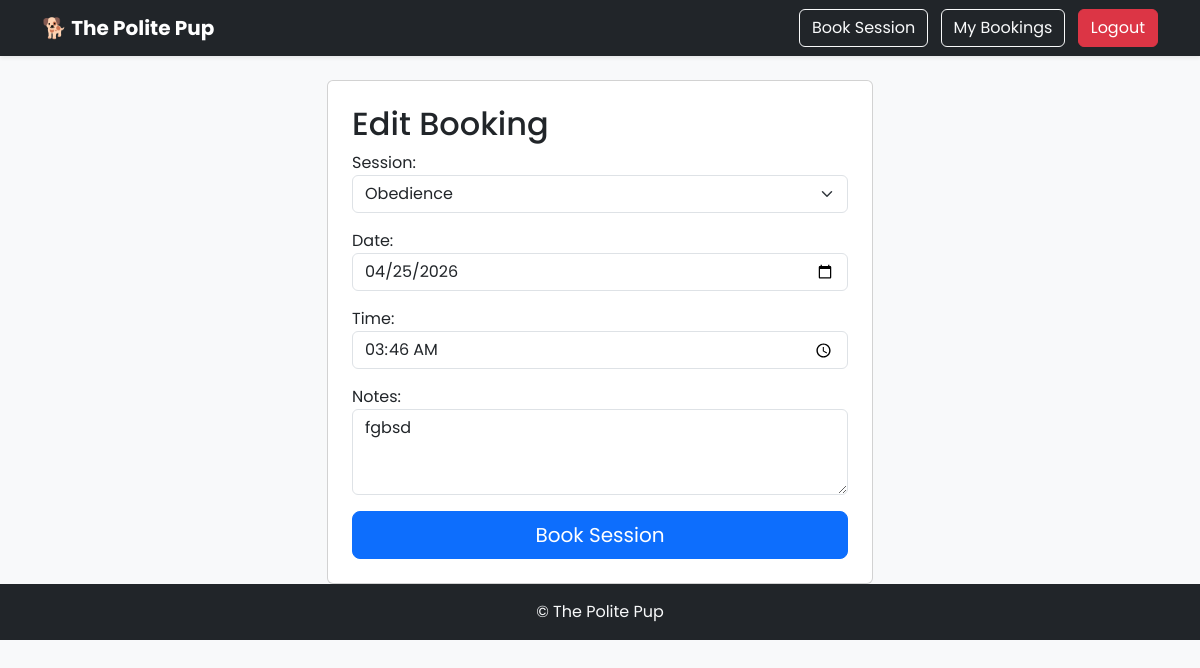
Page /edit/14/ (signed in) on the committed database.
### bookings/models.py (models this page shows, shortened)
class Booking(models.Model):
    user = models.ForeignKey(
        settings.AUTH_USER_MODEL,
        on_delete=models.CASCADE
    )
    session = models.ForeignKey(
        TrainingSession,
        on_delete=models.CASCADE
    )
    date = models.DateField()
    time = models.TimeField()
    notes = models.TextField()

### bookings/views.py (the view)
# urls.py: path('edit/<int:booking_id>/', edit_booking, name='edit_booking'),
@login_required
def edit_booking(request, booking_id):
    booking = get_object_or_404(
        Booking,
        id=booking_id,
        user=request.user
    )
    if request.method == 'POST':
        form = BookingForm(request.POST, instance=booking)
        if form.is_valid():
            form.save()
            return redirect('my_bookings')
    else:
        form = BookingForm(instance=booking)
    return render(
        request,
        'bookings/edit_booking.html',
        {'form': form}
    )

### bookings/forms.py (shortened to what this page needs)
class BookingForm(forms.ModelForm):
    class Meta:
        model = Booking
        fields = ["session", "date", "time", "notes"]
        widgets = {
            "session": forms.Select(attrs={"class": "form-select"}),
            "date": forms.DateInput(attrs={"type": "date", "class": "form-control"}),
            "time": forms.TimeInput(attrs={"type": "time", "class": "form-control"}),
            "notes": forms.Textarea(attrs={"class": "form-control", "rows": 3}),
        }

### bookings/models.py (called while the page is built)
    def __str__(self):
        return self.name

### bookings/templates/bookings/edit_booking.html (shortened to what this page needs)
{% extends 'bookings/base.html' %}
{% block content %}
<div class="row justify-content-center">
    <div class="col-md-6">
        <div class="card p-4">
            <h2>Edit Booking</h2>
            <form method="post">
                {{ form.as_p }}
                <div class="d-grid mt-3">
                    <button class="btn btn-primary btn-lg">
                        Book Session
                    </button>
                </div>
            </form>
        </div>
    </div>
</div>
{% endblock %}

### bookings/static/bookings/css/style.css (style rules this page uses)
body { background-color: #f8f9fa; font-family: 'Poppins', sans-serif; }

### rows in the picture
Booking: session "Obedience", date "04/25/2026", time "03:46:00", notes "fgbsd"
